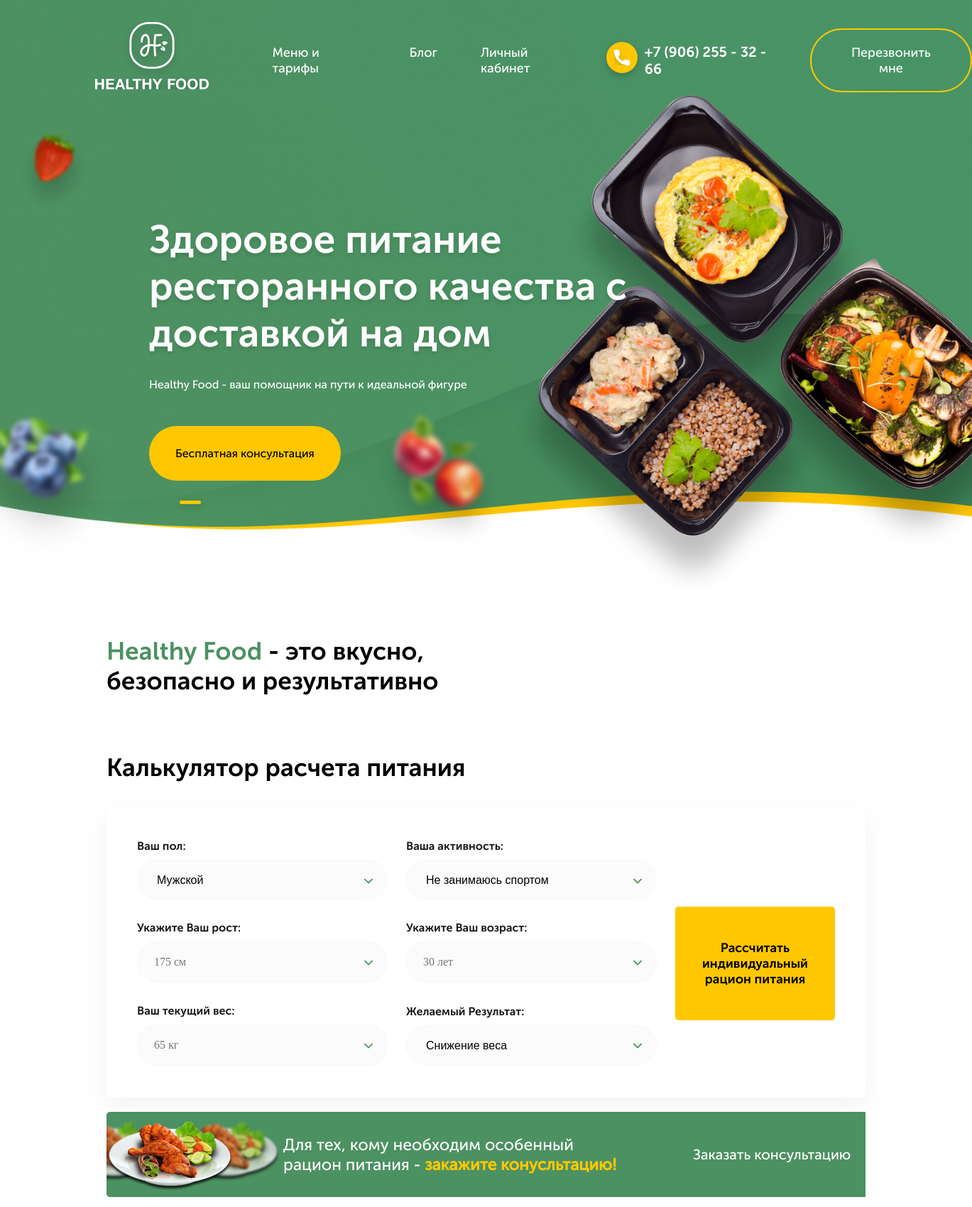
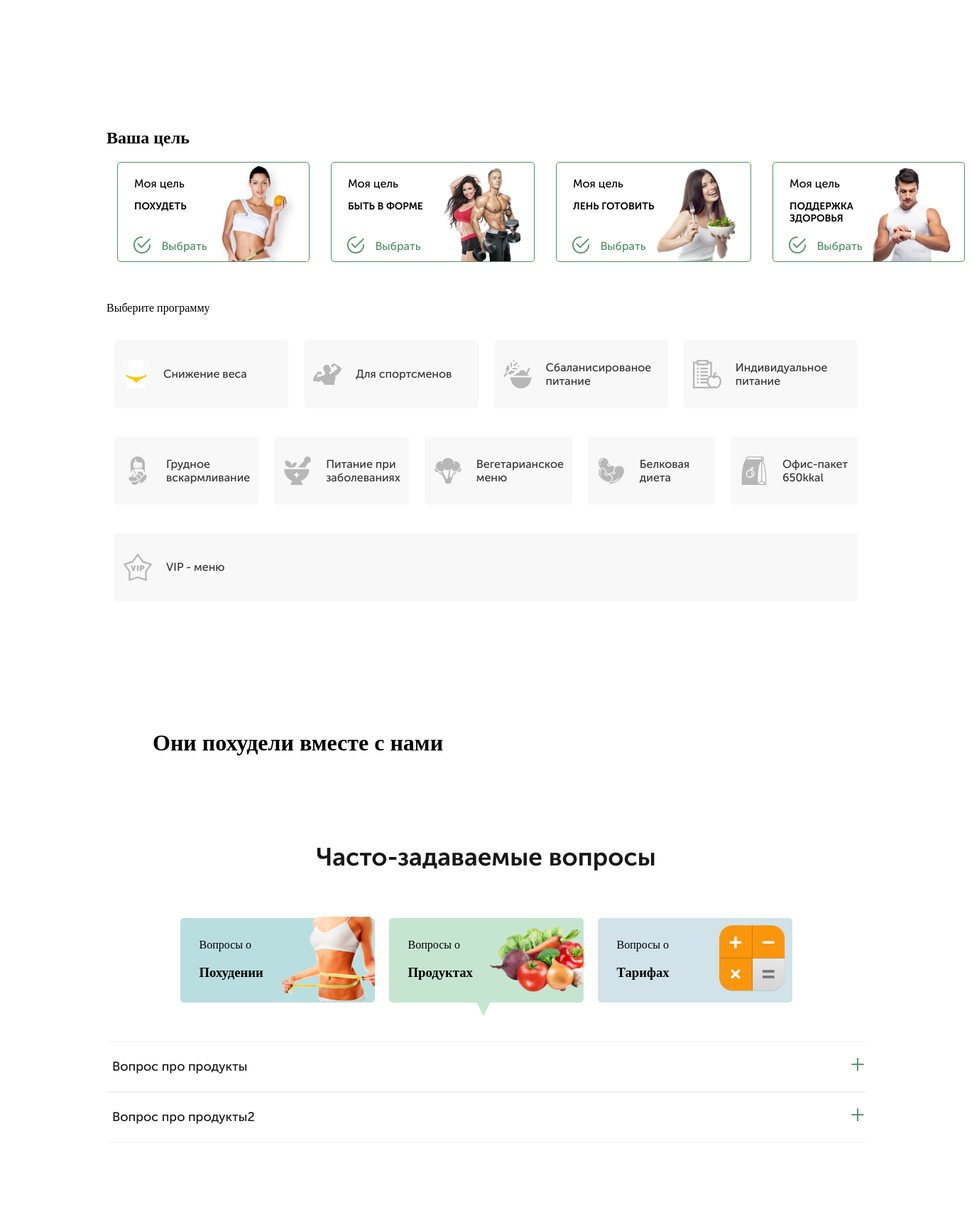
The page / (upper part) on the database its author committed (2 pictures, top to bottom).
### healthyfood/apps/main_page/models.py (models this page shows, shortened)
class HeaderSlider(models.Model):
    slider_header= models.CharField(("Обозначение о чем этот слайд"), max_length=50, null = True, blank = True)
    main_text = models.CharField(("Главный текст слайдера"), max_length=300)
    small_text = models.CharField(("Маленький текст слайдера"), max_length=200, null = True, blank = True)
    button = models.CharField( ("Текст кнопки"), max_length=50, null = True, blank = True)
    class Meta:
        db_table = ''
        managed = True
        verbose_name = 'Слайд хедера'
        verbose_name_plural = 'Слайды хедера'

class PageHeaders(models.Model):
    class Meta:
        db_table = ''
        managed = True
        verbose_name = 'Заголовоки страницы'
        verbose_name_plural = 'Заголовки страницы'
    anons_header = models.CharField(("Заголовок анонса"), max_length=100)
    anons_header_bold = models.CharField(("Выделенный текст заголовка анонса"), max_length=50, null = True, blank = True)
    calculator_header = models.CharField(("Заголовок калькулятора"), max_length=100)
    menu_header = models.CharField(("Заголовок меню"), max_length=100)
    menu_smalltext = models.CharField(("маленький текст в меню"), max_length=200)
    buy_header = models.CharField(("Заголовок 'Закажи сейчас' "), max_length=100)
    reviews_header = models.CharField(("Заголовок отзывов"), max_length=100)
    questions_header = models.CharField(("Заголовок вопросов"), max_length=100)

class ProgrammsBig(models.Model):
    class Meta:
        db_table = ''
        managed = True
        verbose_name = 'Большой блок '
        verbose_name_plural = 'Большие блоки'
    big_text = models.CharField(("Название блока"), max_length=50)
    big_img = models.FileField(("Картинка блока"), upload_to='img')
    category = models.ForeignKey(MenuCategory, verbose_name=("Категория привязываемая к блоку"), on_delete=models.CASCADE)

class ProgrammsSmall(models.Model):
    class Meta:
        db_table = ''
        managed = True
        verbose_name = 'Маленький блок '
        verbose_name_plural = 'Маленькие блоки'
    name = models.CharField(("Название маленького блока"), max_length=50)
    small_img = models.FileField(("Картинка блока"), upload_to='img')
    cat = models.IntegerField(("Номер блока"))
    category = models.ForeignKey(MenuCategory, verbose_name=("Категория меню привязываемая к этому блоку"), on_delete=models.CASCADE)

class QuestionsAnswers(models.Model):
    WEIGTH = 'weight'
    PRODUCTS = 'products'
    TARIFS = 'tarifs'
    CHOICE_GROUP = {
      ( WEIGTH, 'Вес'),
        (PRODUCTS, 'Продукты'),
        (TARIFS, 'Тарифы') ,
    }
    question = models.CharField(("Вопрос"), max_length=200)
    answer = models.CharField(("Ответ"), max_length=1000)
    group = models.CharField(("Группа вопросов"), max_length=20, choices = CHOICE_GROUP, default = PRODUCTS)
    class Meta:
        verbose_name = ("Вопрос и ответ")
        verbose_name_plural = ("Вопросы и ответы")

### healthyfood/apps/main_page/views.py (the view)
# urls.py: path('', views.Base.as_view(), name = 'headers'),
class Base(CartMixin, View):
    def get(self, request):
        headers = PageHeaders.objects.all()
        header_slider = HeaderSlider.objects.all()
        page_slider = PageSlider.objects.all()
        programms_big = ProgrammsBig.objects.all()
        programms_small = ProgrammsSmall.objects.all()
        reviews = Reviews.objects.all()
        reviews_count = reviews.count()
        questions = QuestionsAnswers.objects.all()
        days  = Days.objects.all()
        categories = MenuCategory.objects.all()
        menu = Menu.objects.all()
        return render(request, 'main_page/page.html',{
        "headers": headers,
        'header_slider': header_slider,
        'page_slider': page_slider,
        'programms_big': programms_big,
        'programms_small': programms_small,
        'reviews': reviews,
        "reviews_count" : reviews_count,
        'questions': questions,
        'days': days,
        'categories' :categories,
        'cart': self.cart,
        'menu': menu,
        })

### healthyfood/apps/main_page/mixins.py (called while the page is built)
    def dispatch(self, request, *args, **kwargs):
        if request.user.is_authenticated:
            customer = Customer.objects.filter(user=request.user).first()
            if not customer:
                customer = Customer.objects.create(
                    user = request.user
                )
            cart = Cart.objects.filter(owner=customer, in_order=False).first()
            if not cart:
                cart = Cart.objects.create(owner=customer)
        else:
            cart=Cart.objects.filter(for_anonymous_user=True).first()
            if not cart:
                cart = Cart.objects.create(for_anonymous_user=True)
        self.cart = cart
        return super().dispatch(request, *args, **kwargs)

### healthyfood/templates/main_page/page.html (shortened to what this page needs)
{% extends "base.html" %}
{% load static %}
{% block headerslider %}
<div class="container">
    {% if header_slider%}
<div class="header__slider" id="slider-1">
     {% for a in header_slider%}
     <div class="header__slider__item">
        <h3>{{a.main_text}}</h3>
        {% if a.small_text %}
            <p>{{a.small_text}}</p>
        {% endif %}
        {% if a.button %}
            <a href="#popup" class="popup-link">
                <button class="header__slider__item__button"> {{a.button}} </button>
            </a>
        {% endif %}
    </div>
     {%endfor%}
</div>
 {% endif %}
</div>
</div>
{% endblock headerslider %}
{% block content %}
<div class="page">
    <div class="slider">
        <div class="slider__header">
                <h2>
                    {% for a in headers  %}
                    <b>{{a.anons_header_bold}}</b> - {{a.anons_header}}
                    {% endfor %}
                </h2>
        </div>
    </div>
    </div>
<div class="calculate" id="calculator">
    <h3 class="calculate__header">{% for a in headers %}
      {{a.calculator_header}}
    {% endfor %}</h3>
    <form action="{% if user.is_authenticated %}
    {% url 'filter' %}
    {% else %}
    {% url 'login' %}
    {% endif %}" method="GET" >
        <div class="calculate__box">
            <div class="calculate__box__item first">
                <div class="calculate__box__block calculate__box__block__1">
                    <label for="" class="discription">Ваш пол:</label>
                    <select  id="gender" required class="input">
                        <option value="mail" selected='selected'>Мужской</option>
                    </select>
                </div>
                <div class="calculate__box__block calculate__box__block__2">
                    <label for="" class="discription">Ваша активность:</label>
                    <select   id="activity" required class="input">
                        <option value="1.2">Не занимаюсь спортом</option>
                    </select>
                </div>
                <div class="calculate__box__block calculate__box__block__3">
                    <label for="" class="discription">Укажите Ваш рост:</label>
                    <input type="text" placeholder="175 см" pattern="[0-9]{3}" required class="input" id="height">
                </div>
                <div class="calculate__box__block calculate__box__block__4">
                    <label for="" class="discription">Укажите Ваш возраст:</label>
                    <input type="text" placeholder="30 лет" pattern="[0-9]{1,3}" required class="input" id="age">
                </div>
                <div class="calculate__box__block calculate__box__block__5">
                    <label for="" class="discription">Ваш текущий вес:</label>
                    <input type="text" placeholder="65 кг" pattern="[0-9]{1,4}" required class="input" id="weight">
                </div>
                <div class="calculate__box__block calculate__box__block__6">
                    <label for="" class="discription">Желаемый Результат:</label>
                    <select  id="need_weight" required class="input">
                        <option value="lose_weight">Снижение веса</option>
                    </select>
                </div>
            </div>
            <div class="calculate__box__item second">
                <div class="calculate__box__block calculate__box__block__7">
                    <button class="calculate__box__block__button" id="submit__button">
                        Рассчитать индивидуальный рацион питания
                    </button>
                </div>
            </div>
        </div>
    </form>
    <div class="calculate__consultation">
        <p class="calculate__consultation__description">
            Для тех, кому необходим особенный<br> рацион питания - <b>закажите конусльтацию!</b>
        </p>
        <a id="popup" href="#popup" class="calculate__consultation__buy popup-link">Заказать консультацию</a>
    </div>
</div>
<div class="programms" id="programms">
<h2 class="programms__purpose">Ваша цель</h2>
<div class="programms__big">
    {% if programms_big %}
        {% for a in programms_big %}
        <a href="{% url 'menu' a.category.slug %}#menu " class="programms__big__block" id = 'big__block-{{a.id}}'>
            <div class="programms__big__block__item">
                <span class="programms__big__block__item__purpose">Моя цель</span>
                    <p class="programms__big__block__item__discription">{{a.big_text}} </p>
                <p class="programms__big__block__item__choose">Выбрать</p>
            </div>
            <div class="programms__big__block__item image">
                <img src="{{a.big_img.url}}" alt="" class="programms__big__block__item__img">
            </div>
        </a>
        {% endfor %}
    {% endif %}
</div>
<p class="programms__choise">Выберите программу</p>
<div class="programms__small">
    {% for a in programms_small  %}
        <a href="{% url 'menu' menu_cat=a.category.slug %}#menu" class="programms__small__items " id = 'small__block-{{a.cat}}'>
            <img src="{{a.small_img.url}}" alt="" class="programms__small__items__ico">
            <span class="programms__small__items__discription">{{a.name}} </span>
        </a>
    {% endfor %}
</div>
</div>
<div class="reviews">
<h1 class="reviews__header">Они похудели вместе с нами</h1>
</div>
<div class="questions">
<h1 class="questions__header">Часто-задаваемые вопросы</h1>
<div class="questions__section">
    <div class="questions__section__item " data-filter="weight">
        <div class="questions__section__item__block">
            <p class="questions__section__item__block__about">Вопросы о</p>
            <h3 class="questions__section__item__block__name">Похудении</h3>
        </div>
        <div class="questions__section__item__block">
            <img src="{% static '/images/section-girl.png' %}" alt="">
        </div>
    </div>
    <div class="questions__section__item active" data-filter="products">
        <div class="questions__section__item__block" >
            <p class="questions__section__item__block__about">Вопросы о</p>
            <h3 class="questions__section__item__block__name">Продуктах</h3>
        </div>
        <div class="questions__answers__item__block">
            <img src="{% static '/images/ovoshhi.png' %}" alt="">
        </div>
    </div>
    <div class="questions__section__item " data-filter="tarifs">
        <div class="questions__section__item__block">
            <p class="questions__section__item__block__about">Вопросы о</p>
            <h3 class="questions__section__item__block__name">Тарифах</h3>
        </div>
        <div class="questions__answers__item__block">
            <img src="{% static '/images/Calculator.png' %}" alt="">
        </div>
    </div>
</div>
{% if questions %}
    {% for a in  questions %}
        {% if a.group == 'weight' %}
        <div class="questions__answers hide" data-cat="weight">
            <div class="questions__answers__item">
                <div class="question">{{a.question}}</div>
                <div class="answer">{{a.answer}}</div>
            </div>
        </div>
        {% elif a.group == 'products' %}
        <div class="questions__answers" data-cat="products">
            <div class="questions__answers__item">
                <div class="question">{{a.question}}</div>
            </div>
        </div>
        {% endif %}
    {% endfor %}
{% endif %}
</div>
{% endblock content %}

### rows shown on the page
HeaderSlider: main_text "Здоровое питание ресторанного качества с доставкой на дом", small_text "Healthy Food - ваш помощник на пути к идеальной фигуре", button "Бесплатная консультация"
PageHeaders: anons_header_bold "Healthy Food", anons_header "это вкусно, безопасно и результативно", calculator_header "Калькулятор расчета питания"
ProgrammsBig: big_text "ПОХУДЕТЬ", big_img (picture)
ProgrammsBig: big_text "БЫТЬ В ФОРМЕ", big_img (picture)
ProgrammsBig: big_text "ЛЕНЬ ГОТОВИТЬ", big_img (picture)
ProgrammsBig: big_text "ПОДДЕРЖКА ЗДОРОВЬЯ", big_img (picture)
ProgrammsSmall: small_img (picture), name "Снижение веса"
ProgrammsSmall: small_img (picture), name "Для спортсменов"
ProgrammsSmall: small_img (picture), name "Сбаланисированое питание"
ProgrammsSmall: small_img (picture), name "Индивидуальное питание"
ProgrammsSmall: small_img (picture), name "Грудное вскармливание"
ProgrammsSmall: small_img (picture), name "Питание при заболеваниях"
ProgrammsSmall: small_img (picture), name "Вегетарианское меню"
ProgrammsSmall: small_img (picture), name "Белковая диета"
ProgrammsSmall: small_img (picture), name "Офис-пакет 650kkal"
ProgrammsSmall: small_img (picture), name "VIP - меню"
QuestionsAnswers: question "Вопрос про продукты"
QuestionsAnswers: question "Вопрос про продукты2"
